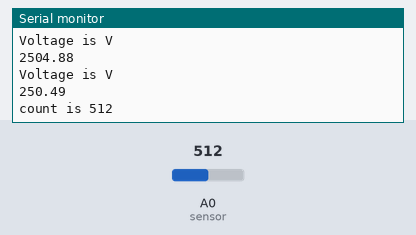
Bench run of a sketch on a simulated Arduino Uno, built with avr-gcc and run on an emulated ATmega328P. Shown: the last lines printed to the serial monitor. The inputs (shaded band) are chosen by the test bench; at power-on: A0 (sensor) = 512.

Above: at 1.8 s.
1.9 s: A0 (sensor) set to 716
At 2.8 s:
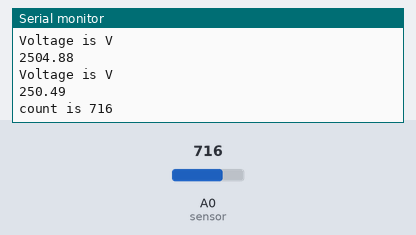
3.4 s: A0 (sensor) set to 900
At 4.5 s:
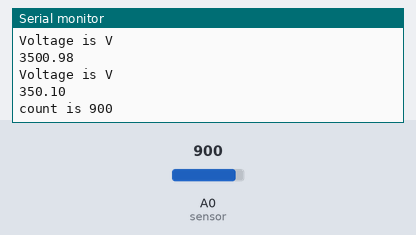
Timing chart, 0 to 6.4 s (numbered marks = the images above; inputs shaded):
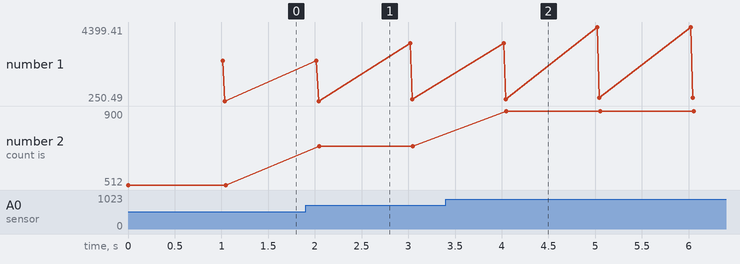

Measured:
- after the input at 1.9 s, the serial monitor: prints a new line after 0.15 s (image 1)
- after the input at 3.4 s, the serial monitor: prints a new line after 0.65 s (image 2)
- plotted number 1: 250.49 → 350.1 after the input at 1.9 s, 350.1 → 439.94 after the input at 3.4 s
- plotted number 2: 512 → 716 after the input at 1.9 s, 716 → 900 after the input at 3.4 s

The sketch:

code_file_v0.7_LM35.ino
```cpp
/*
 *
 */
int sensor = A0;
unsigned int count = 0;
char flag = 0;
float vin = 0;
void setup() {

  Serial.begin(9600); //init serial port
}

void loop() {

count = analogRead(sensor);
Serial.print("count is ");
Serial.print(count);
Serial.print("\n");
delay(1000);
vin = (5000/1024.0)*(count+1);
Serial.println("Voltage is V");
Serial.print(vin);
Serial.print("\n");

float T = vin/10;
Serial.println("Voltage is V");
Serial.print(T);
Serial.print("\n");

}
```
